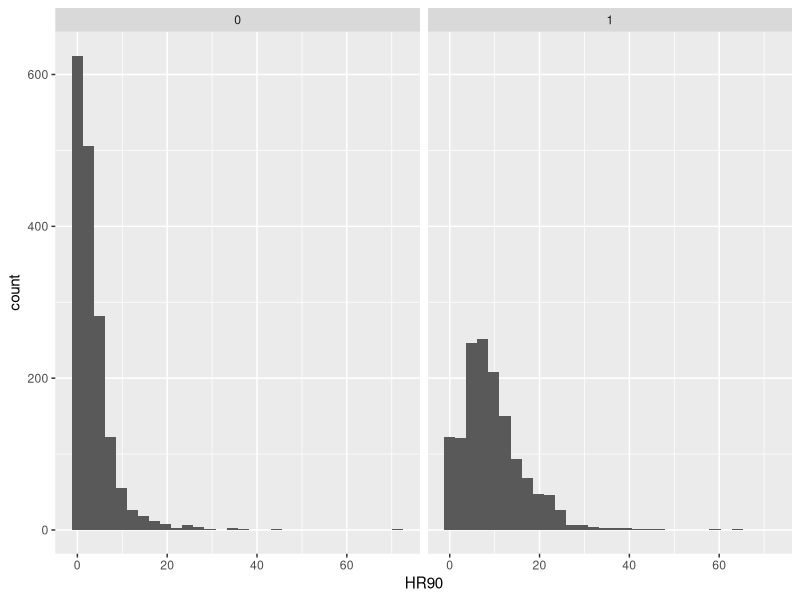
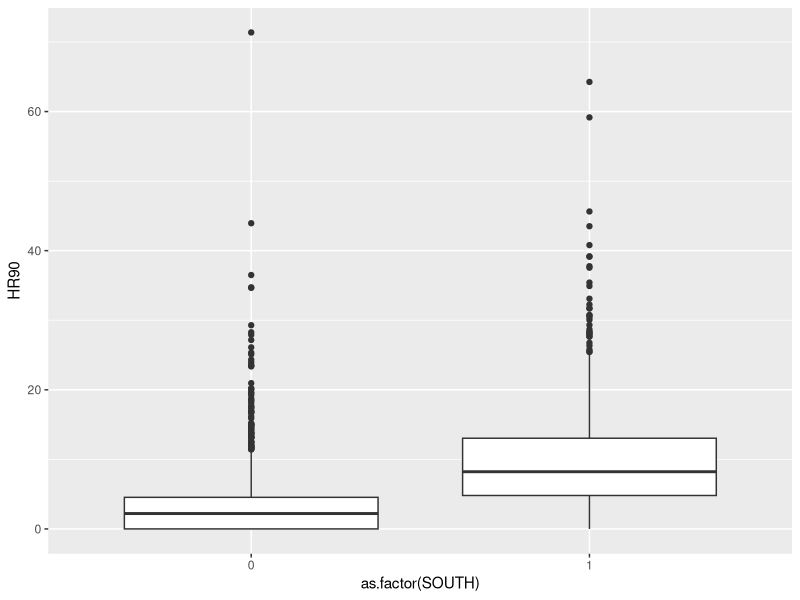
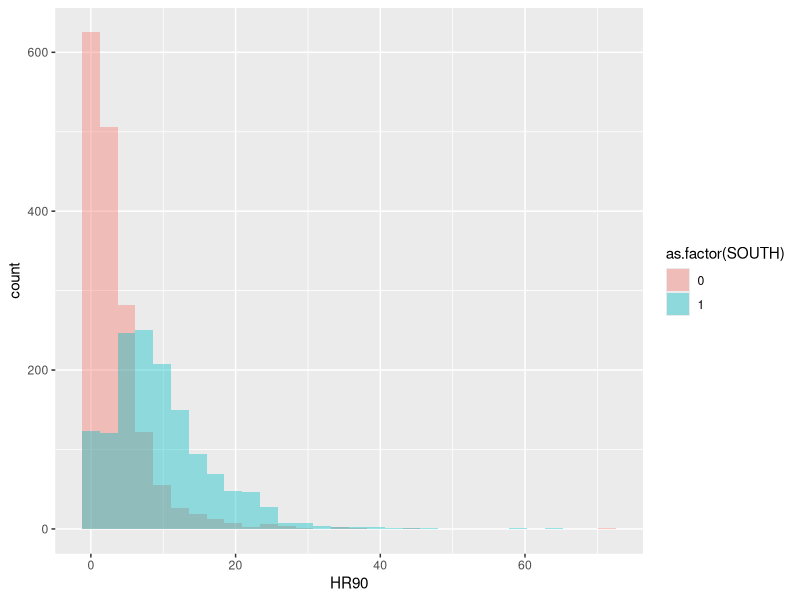
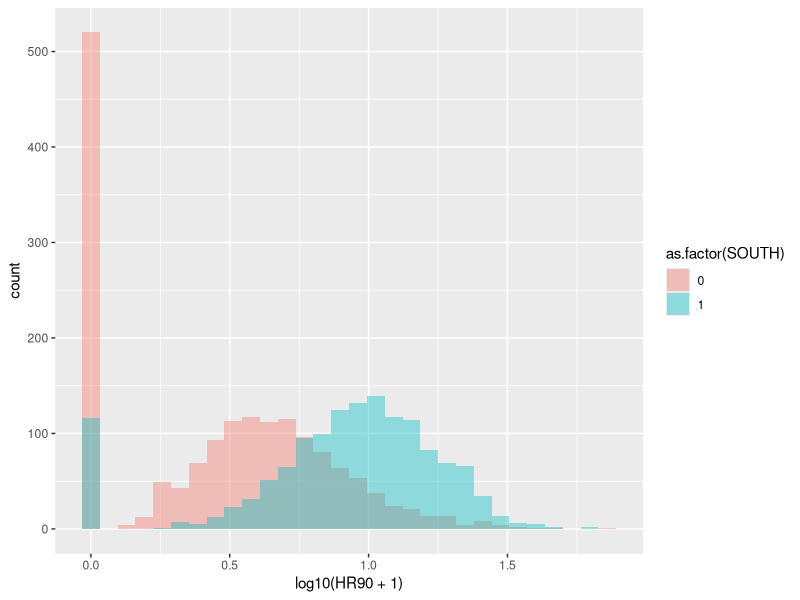
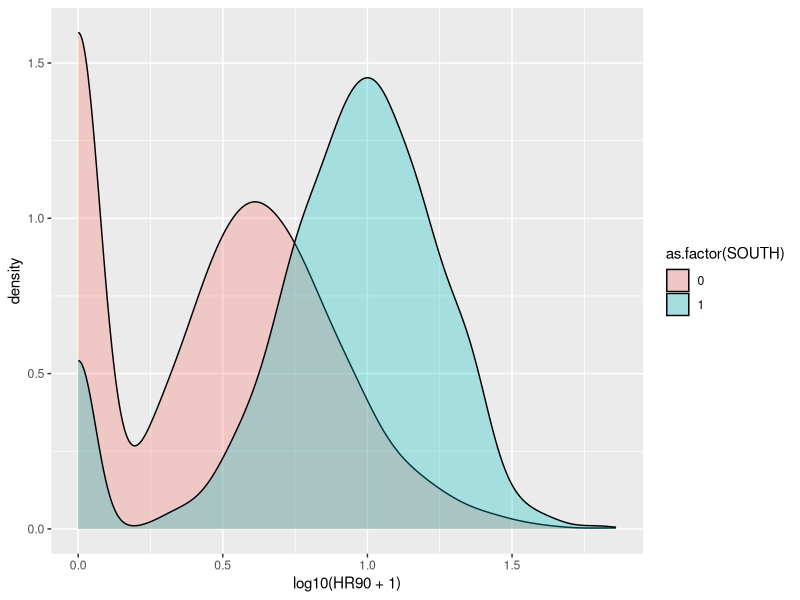
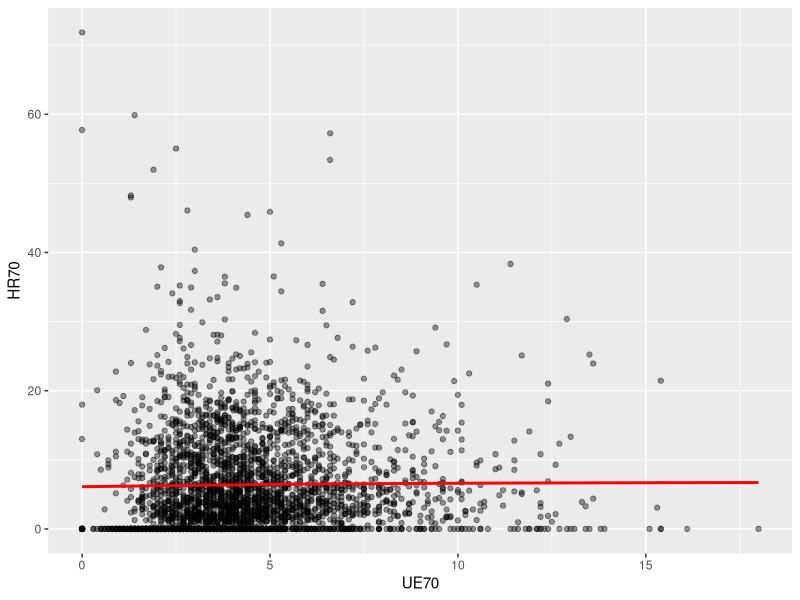
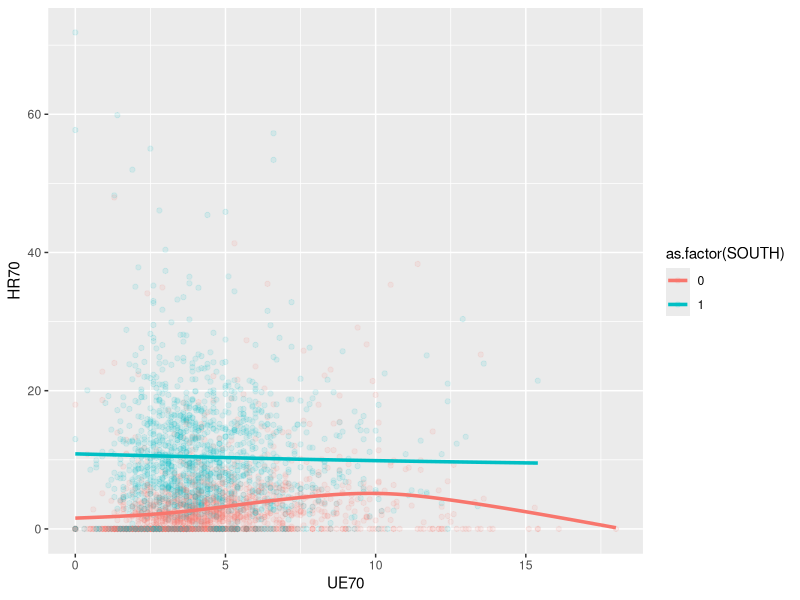

Recreate these plots in R, in order.
library(ggplot2)

ncovr <- read.csv("NAT.csv")

ggplot(data = ncovr, aes(x = HR90)) + 
  geom_histogram() + 
  facet_wrap(~SOUTH)

ggplot(data = ncovr,
       aes(x = as.factor(SOUTH), y = HR90)) + 
  geom_boxplot()

ggplot(ncovr, aes(x = HR90, fill = as.factor(SOUTH))) +
  geom_histogram(position = "identity", alpha = 0.4)

ggplot(ncovr, aes(x = log10(HR90+1), fill = as.factor(SOUTH))) +
  geom_histogram(position = "identity", alpha = 0.4)

ggplot(ncovr, aes(x = log10(HR90 + 1), fill = as.factor(SOUTH))) + 
  geom_density(alpha = .3)

ggplot(ncovr, aes(x = UE70, y = HR70)) +
  geom_point(alpha=.4) +
  geom_smooth(colour="red", size=1, se=FALSE)

ggplot(ncovr, aes(x = UE70, y = HR70, colour= as.factor(SOUTH))) +
  geom_point(alpha=.1) +
  geom_smooth(size=1.2, se=FALSE)